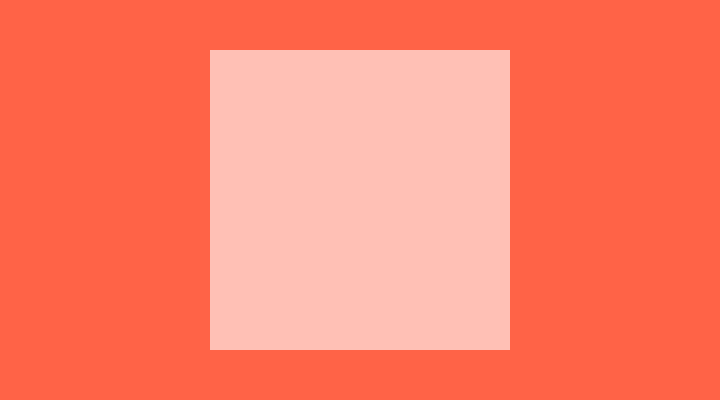
Frame 1 (no input)
Frame 60 (no input): identical to frame 1, image omitted
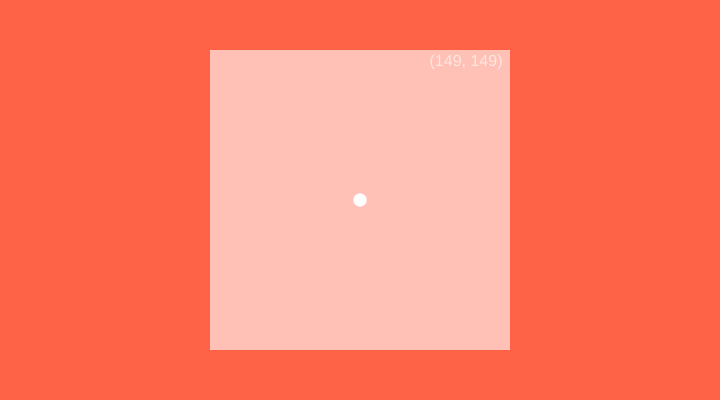
Frame 120 (the mouse pressed at the canvas centre since frame 60)

The p5.js sketch that drew these frames (run headless with seeded random() and noise() and a simulated clock; from frame 60 on, the mouse is pressed at the canvas centre):

// p5.js sketch
// ── sketch.js
let bx;
let by;
let boxSize = 150;
xs = 466;
ys = 66;
let num = 15;
let mx = [];
let my = [];

function setup() {
  createCanvas(720, 400);
  bx = width / 2.0;
  by = height / 2.0;
  rectMode(RADIUS);
  strokeWeight(2);

  noStroke();
  fill(255, 153);
  for (let i = 0; i < num; i++) {
    mx.push(i);
    my.push(i);
  }
}

function draw() {
  background(255,99,71);
  rect(bx, by, boxSize, boxSize);

  if (
      mouseX > bx - boxSize &&
      mouseX < bx + boxSize &&
      mouseY > by - boxSize &&
      mouseY < by + boxSize
  )
  {

    // Cycle through the array, using a different entry on each frame.
    // Using modulo (%) like this is faster than moving all the values over.
    let which = frameCount % num;
    mx[which] = mouseX;
    my[which] = mouseY;

    for (let i = 0; i < num; i++) {
      // which+1 is the smallest (the oldest in the array)
      let index = (which + i) % num;
      ellipse(mx[index], my[index], i, i);
    }
    textSize(16);
    textAlign(CENTER);
    text("(" + floor(mouseX-211) + ", " + floor(349-mouseY) + ")", xs,ys);

  }
}
